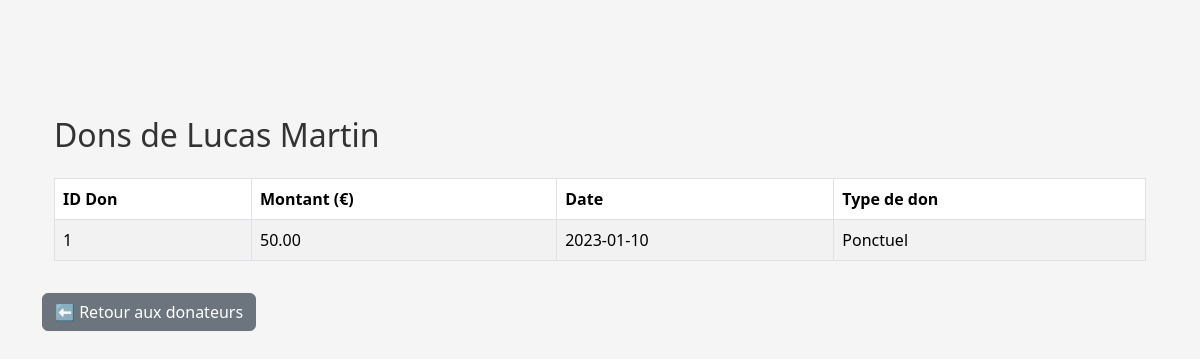
The page /fonction_3/affich_don_donnateur.php?idPersonne=1 (signed in) on the database its author committed.
### tables this page shows
CREATE TABLE `PERSONNE` (
  `idPersonne` int NOT NULL AUTO_INCREMENT,
  `nom` varchar(100) NOT NULL,
  `prenom` varchar(100) NOT NULL,
  `date_naissance` date NOT NULL,
  `mail` varchar(255) NOT NULL DEFAULT '',
  `telephone` varchar(20) NOT NULL,
  `adresse` varchar(255) NOT NULL,
  `code_postal` varchar(10) DEFAULT NULL,
  `Profession` varchar(50) DEFAULT NULL,
  `Ville` varchar(50) DEFAULT NULL,
  PRIMARY KEY (`idPersonne`)
);

CREATE TABLE `DON` (
  `idDon` int NOT NULL AUTO_INCREMENT,
  `montant` decimal(10,2) NOT NULL,
  `date_` date NOT NULL,
  `type_don` varchar(50) NOT NULL,
  `idPersonne` int DEFAULT NULL,
  PRIMARY KEY (`idDon`),
  KEY `idPersonne` (`idPersonne`),
  CONSTRAINT `fk_don` FOREIGN KEY (`idPersonne`) REFERENCES `DONATEUR` (`idPersonne`) ON DELETE CASCADE
);

### fonction_3/affich_don_donnateur.php (the view, shortened to what this page needs)
<?php
require '../connexion/db_connect.php';
$idDonateur = $_GET['idPersonne'];
$stmtDonateur = $pdo->prepare("SELECT p.nom, p.prenom FROM PERSONNE p
                               JOIN DONATEUR d ON p.idPersonne = d.idPersonne
                               WHERE d.idPersonne = ?");
$stmtDonateur->execute([$idDonateur]);
$donateur = $stmtDonateur->fetch();
$stmtDons = $pdo->prepare("SELECT d.idDon, d.montant, d.date_, d.type_don
                           FROM DON d
                           WHERE d.idPersonne = ?
                           ORDER BY d.date_ DESC");
$stmtDons->execute([$idDonateur]);
$dons = $stmtDons->fetchAll();
?>
<!DOCTYPE html>
<html>
<head>
    <link href="https://cdn.jsdelivr.net/npm/bootstrap@5.3.8/dist/css/bootstrap.min.css" rel="stylesheet">
    <link rel="stylesheet" href="../styles.css">
</head>
<body class="container mt-4">
<div class="container mt-5 pt-4">
<h2 class="mb-4">Dons de <?= htmlspecialchars($donateur['prenom'] . ' ' . $donateur['nom']) ?></h2>
    <?php if(count($dons) === 0): ?>
        <p>Aucun don enregistré pour ce donateur.</p>
    <?php else: ?>
        <table class="table table-striped table-bordered table-hover">
            <thead>
                <tr>
                    <th>ID Don</th>
                    <th>Montant (€)</th>
                    <th>Date</th>
                    <th>Type de don</th>
                </tr>
            </thead>
            <tbody>
                <?php foreach($dons as $don): ?>
                <tr>
                    <td><?= htmlspecialchars($don['idDon']) ?></td>
                    <td><?= htmlspecialchars($don['montant']) ?></td>
                    <td><?= htmlspecialchars($don['date_']) ?></td>
                    <td><?= htmlspecialchars($don['type_don']) ?></td>
                </tr>
                <?php endforeach; ?>
            </tbody>
        </table>
    <?php endif; ?>
</div>
<a href="affich_meilleurs_donnateurs.php" class="btn btn-secondary mt-3">⬅ Retour aux donateurs</a>
</body>
</html>

### styles.css (style rules this page uses)
* { margin: 0; padding: 0; box-sizing: border-box; font-family: 'Segoe UI', Tahoma, Geneva, Verdana, sans-serif; }
body { background-color: #f5f5f5; padding: 20px; color: #333; }

### rows shown on the page
personne: prenom+nom "Lucas Martin"
don: idDon "1", montant "50.00", date_ "2023-01-10", type_don "Ponctuel"
